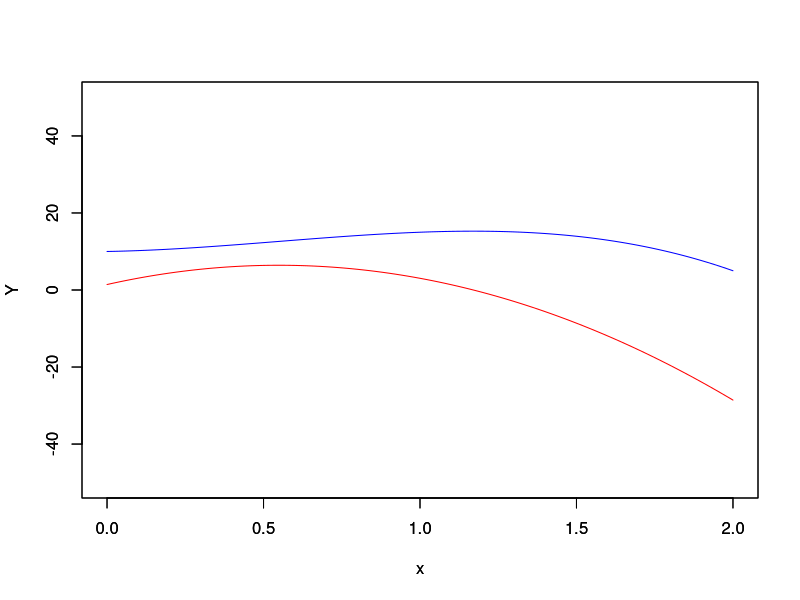

Reproduce this figure in R.
ConstruirMatriz <- function(xo){
  matriz <- matrix(c(1,0,0,0,
                     1,1,1,1,
                     1,2,4,8,
                     0,1,2*xo,3*xo^2),nrow = 4,ncol = 4,byrow = TRUE)
}
#Valores esperados
x1 <- c(0,1,2)
y1 <- c(10,15,5)
A <- ConstruirMatriz(1.12)
B <- matrix(c(10,15,5,1),nrow=4,ncol=1)
sol1 <- solve(A,B)
sol1
poli <- function(x) sol1[1]+(sol1[2]*x)+(sol1[3]*x^2)+(sol1[4]*x^3)
poliDeriv <- function(x) (sol1[2])+(2*sol1[3]*x)+(3*sol1[4]*x^2)
plot(poli,xlim = c(0,2),col= "blue",ylim = c(-50,50),ylab = "Y")
par(new = TRUE)
plot(poliDeriv,xlim = c(0,2),ylim = c(-50,50),col= "red",ylab = "Y")

